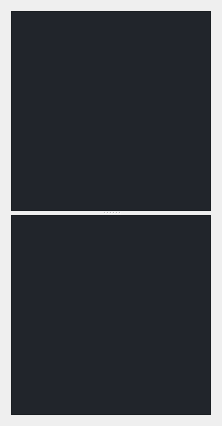
                     <widget class="QWidget" name="widget2">
                      <property name="styleSheet">
                       <string notr="true"/>
                      </property>
                      <layout class="QVBoxLayout" name="verticalLayout_4">
                       <item>
                        <widget class="QSplitter" name="splitter_13">
                         <property name="orientation">
                          <enum>Qt::Vertical</enum>
                         </property>
                         <widget class="QPlainTextEdit" name="message_viewer_2">
                          <property name="minimumSize">
                           <size>
                            <width>200</width>
                            <height>200</height>
                           </size>
                          </property>
                          <property name="sizeIncrement">
                           <size>
                            <width>0</width>
                            <height>0</height>
                           </size>
                          </property>
                          <property name="font">
                           <font>
                            <family>Cascadia Code PL Light</family>
                            <pointsize>11</pointsize>
                            <italic>false</italic>
                            <bold>false</bold>
                           </font>
                          </property>
                          <property name="styleSheet">
                           <string notr="true">background-color: rgb(33, 37, 43);
font: 300 11pt &quot;Cascadia Code PL Light&quot;;</string>
                          </property>
                          <property name="sizeAdjustPolicy">
                           <enum>QAbstractScrollArea::AdjustToContents</enum>
                          </property>
                          <property name="readOnly">
                           <bool>true</bool>
                          </property>
                         </widget>
                         <widget class="QPlainTextEdit" name="message_viewer_3">
                          <property name="enabled">
                           <bool>true</bool>
                          </property>
                          <property name="minimumSize">
                           <size>
                            <width>200</width>
                            <height>200</height>
                           </size>
                          </property>
                          <property name="font">
                           <font>
                            <family>Cascadia Code PL Light</family>
                            <pointsize>11</pointsize>
                            <italic>false</italic>
                            <bold>false</bold>
                           </font>
                          </property>
                          <property name="styleSheet">
                           <string notr="true">background-color: rgb(33, 37, 43);
font: 300 11pt &quot;Cascadia Code PL Light&quot;;</string>
                          </property>
                          <property name="sizeAdjustPolicy">
                           <enum>QAbstractScrollArea::AdjustToContents</enum>
                          </property>
                          <property name="readOnly">
                           <bool>true</bool>
                          </property>
                         </widget>
                        </widget>
                       </item>
                      </layout>
                     </widget>
